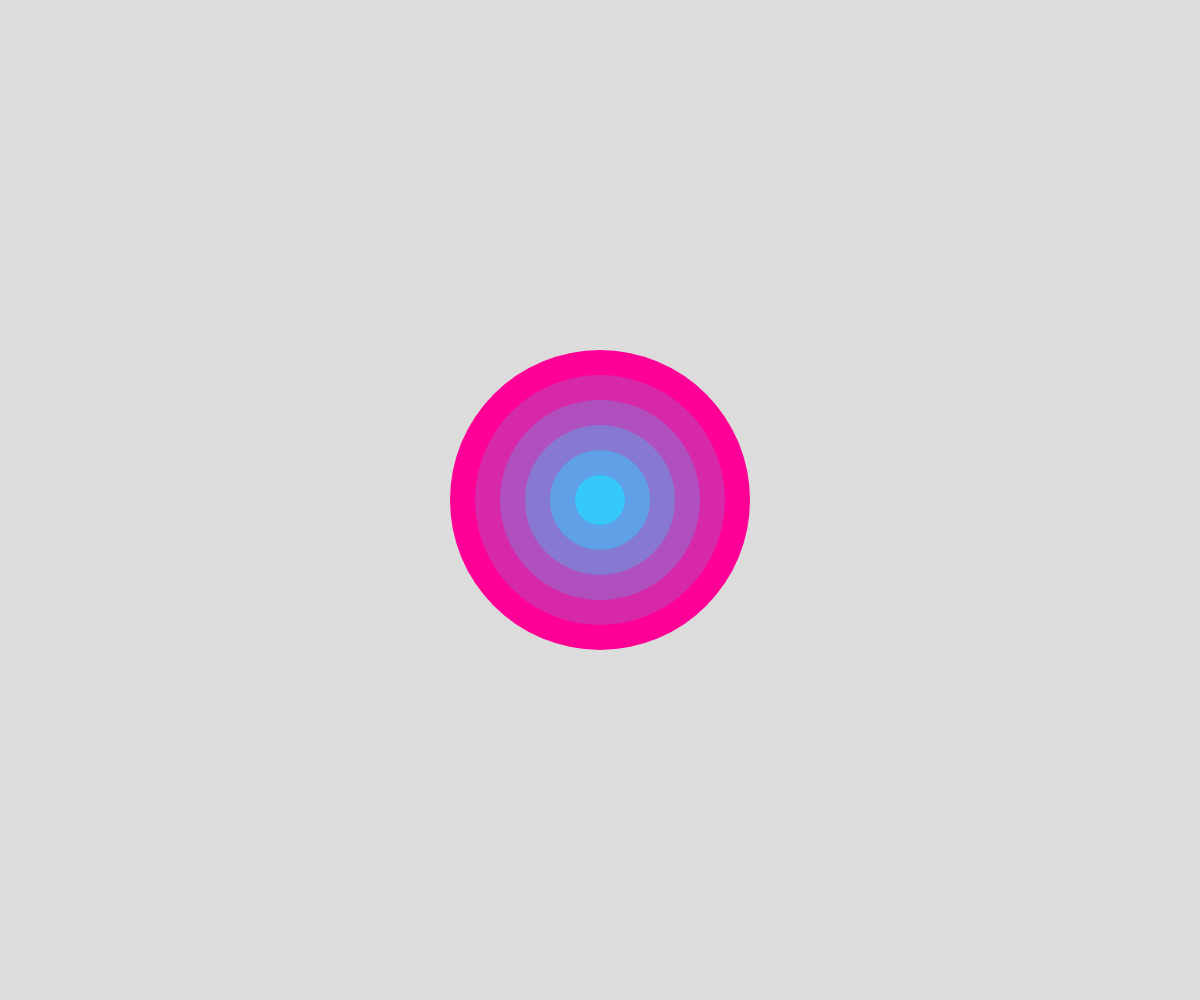
Frame 1 (no input)
Frame 60 (no input): identical to frame 1, image omitted
Frame 120 (the mouse pressed at the canvas centre since frame 60): identical to frame 1, image omitted

The p5.js sketch that drew this single still picture (run headless with seeded random() and noise() and a simulated clock; from frame 60 on, the mouse is pressed at the canvas centre):

// p5.js sketch
// ── sketch.js
let canvas;

function setup(){
    canvas = createCanvas(windowWidth, windowHeight);
    canvas.position(0, 0);
    canvas.style("z-index", -2);
    background(225)
}

function windowResized(){
    resizeCanvas(windowWidth, windowHeight);
}

function draw(){
    background(220);
    for (let i = 0; i < 6; ++i){
      strokeWeight(0);
      fill(255 - i * 40, i * 40, 150 + i * 20);
      ellipse(width / 2, height / 2, 300-(i*50), 300-(i*50));
    }
}

function mouseMoved(){
    drawThing(mouseX, mouseY);
}

function drawThing(_x, _y){
    strokeWeight(0)
    fill(random(200, 255), random(200, 255), random(200, 255));
    ellipse(_x, _y, 30, 30)
}
